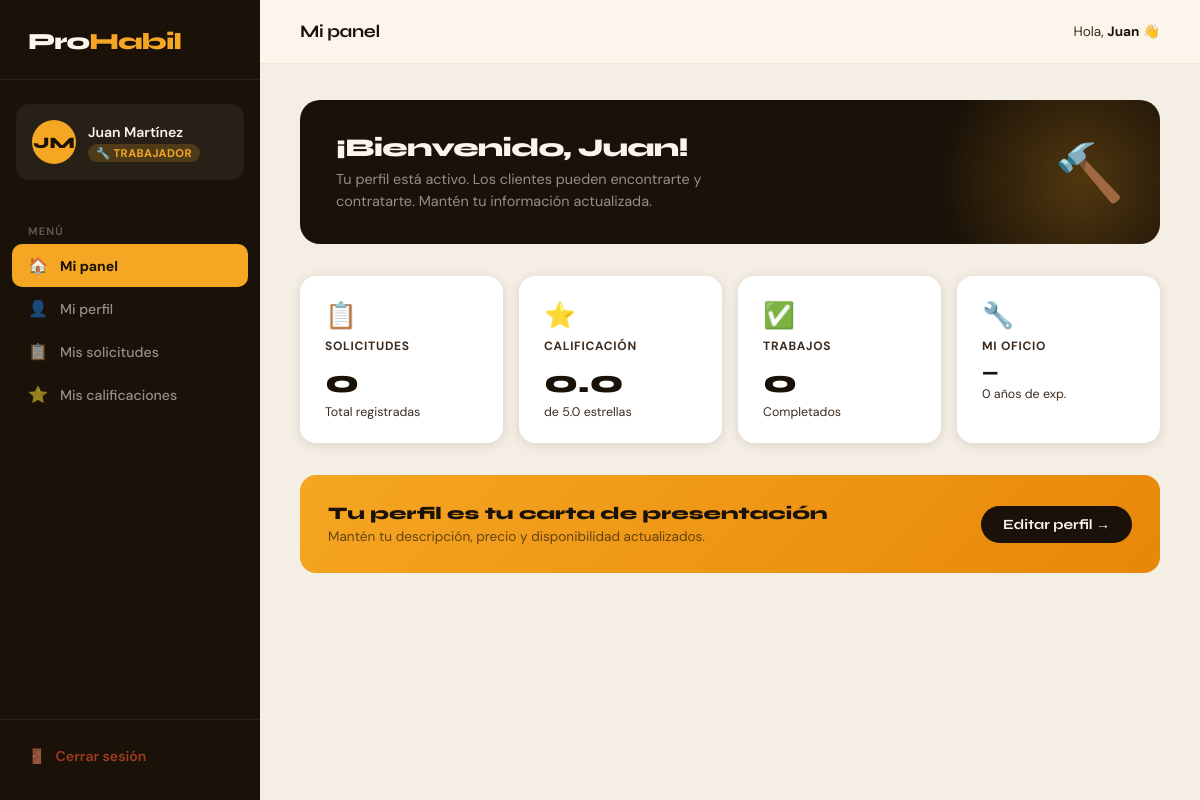
Page /dashboard.php (signed in) on the committed database.
### tables this page shows
CREATE TABLE IF NOT EXISTS usuarios (
  id INT AUTO_INCREMENT PRIMARY KEY,
  tipo ENUM('cliente','trabajador') NOT NULL,
  nombre VARCHAR(100) NOT NULL,
  apellido_paterno VARCHAR(100) NOT NULL,
  apellido_materno VARCHAR(100),
  telefono VARCHAR(15) NOT NULL,
  correo VARCHAR(150) NOT NULL UNIQUE,
  contrasena VARCHAR(255) NOT NULL,   
  foto_perfil VARCHAR(255) DEFAULT NULL,
  colonia VARCHAR(150),
  direccion TEXT,
  fecha_nacimiento DATE,
  genero ENUM('masculino','femenino','otro','prefiero_no_decir'),
  activo TINYINT(1) DEFAULT 1,
  verificado TINYINT(1) DEFAULT 0,
  token_verificacion VARCHAR(64) DEFAULT NULL,
  ultimo_login TIMESTAMP NULL,
  created_at TIMESTAMP DEFAULT CURRENT_TIMESTAMP,
  updated_at TIMESTAMP DEFAULT CURRENT_TIMESTAMP ON UPDATE CURRENT_TIMESTAMP,
  INDEX idx_correo (correo),
  INDEX idx_tipo (tipo)
);

### php/config.php (called while the page is built, shortened)
<?php
function db(): PDO {
    static $pdo = null;
    if ($pdo === null) {
        $dsn = sprintf('mysql:host=%s;dbname=%s;charset=%s', DB_HOST, DB_NAME, DB_CHARSET);
        $pdo = new PDO($dsn, DB_USER, DB_PASS, [
            PDO::ATTR_ERRMODE            => PDO::ERRMODE_EXCEPTION,
            PDO::ATTR_DEFAULT_FETCH_MODE => PDO::FETCH_ASSOC,
            PDO::ATTR_EMULATE_PREPARES   => false,
        ]);
    }
    return $pdo;
}

### dashboard.php (the view, shortened to what this page needs)
<?php
require_once __DIR__ . '/php/config.php';
$usuario_id   = $_SESSION['usuario_id'];
$usuario_tipo = $_SESSION['usuario_tipo'];
$stmt = db()->prepare('
    SELECT u.*,
           o.nombre AS oficio_nombre, o.icono AS oficio_icono,
           t.id AS trabajador_id, t.descripcion, t.años_experiencia,
           t.precio_hora, t.precio_dia, t.disponible,
           t.calificacion_promedio, t.total_trabajos
    FROM usuarios u
    LEFT JOIN trabajadores t ON t.usuario_id = u.id
    LEFT JOIN oficios o ON o.id = t.oficio_id
    WHERE u.id = ?
');
$stmt->execute([$usuario_id]);
$user = $stmt->fetch();
if ($usuario_tipo === 'cliente') {
    $stmt2 = db()->prepare('SELECT COUNT(*) FROM solicitudes WHERE cliente_id = ?');
} else {
    $stmt2 = db()->prepare('SELECT COUNT(*) FROM solicitudes s JOIN trabajadores t ON s.trabajador_id = t.id WHERE t.usuario_id = ?');
}
$stmt2->execute([$usuario_id]);
$total_solicitudes = $stmt2->fetchColumn();
$nombre_completo = $user['nombre'] . ' ' . $user['apellido_paterno'];
$iniciales = strtoupper(mb_substr($user['nombre'],0,1) . mb_substr($user['apellido_paterno'],0,1));
?>
<!DOCTYPE html>
<html lang="es">
<head>
</head>
<body>
<aside class="sidebar">
  <div class="sidebar-logo">Pro<span>Habil</span></div>
  <div class="sidebar-profile">
    <div class="avatar"><?= htmlspecialchars($iniciales) ?></div>
    <div class="profile-info">
      <div class="name"><?= htmlspecialchars($nombre_completo) ?></div>
      <span class="badge badge-<?= $usuario_tipo ?>">
        <?= $usuario_tipo === 'cliente' ? '👤 Cliente' : '🔧 Trabajador' ?>
      </span>
    </div>
  </div>
  <nav class="sidebar-nav">
    <div class="nav-section-label">Menú</div>
    <button class="nav-item active" onclick="showSection('inicio')">
      <span class="ni-icon">🏠</span> Mi panel
    </button>
    <button class="nav-item" onclick="showSection('perfil')">
      <span class="ni-icon">👤</span> Mi perfil
    </button>
    <button class="nav-item" onclick="showSection('solicitudes')">
      <span class="ni-icon">📋</span> Mis solicitudes
    </button>
    <?php if ($usuario_tipo === 'trabajador'): ?>
    <button class="nav-item" onclick="showSection('calificaciones')">
      <span class="ni-icon">⭐</span> Mis calificaciones
    </button>
    <?php endif; ?>
  </nav>
  <div class="sidebar-footer">
    <button class="btn-logout" onclick="cerrarSesion()">
      <span>🚪</span> Cerrar sesión
    </button>
  </div>
</aside>
<main class="main">
  <div class="topbar">
    <div class="topbar-title" id="topbarTitle">Mi panel</div>
    <div class="topbar-right">
      <span class="topbar-greeting">Hola, <strong><?= htmlspecialchars($user['nombre']) ?></strong> 👋</span>
    </div>
  </div>
  <div class="content">
    <div id="sec-inicio">
      <div class="welcome-banner">
        <div class="wb-text">
          <h2>¡Bienvenido, <?= htmlspecialchars($user['nombre']) ?>!</h2>
          <p>
            <?php if ($usuario_tipo === 'cliente'): ?>
              Encuentra al profesional ideal para tu proyecto en Irapuato. Explora los oficios disponibles y contacta directamente.
            <?php else: ?>
              Tu perfil está activo. Los clientes pueden encontrarte y contratarte. Mantén tu información actualizada.
            <?php endif; ?>
          </p>
        </div>
        <div class="wb-icon">
          <?= $usuario_tipo === 'cliente' ? '🏡' : ($user['oficio_icono'] ?? '🔨') ?>
        </div>
      </div>
      <div class="stats-row">
        <div class="stat-card">
          <div class="sc-icon">📋</div>
          <div class="sc-label">Solicitudes</div>
          <div class="sc-value"><?= $total_solicitudes ?></div>
          <div class="sc-sub">Total registradas</div>
        </div>
        <?php if ($usuario_tipo === 'trabajador'): ?>
        <div class="stat-card">
          <div class="sc-icon">⭐</div>
          <div class="sc-label">Calificación</div>
          <div class="sc-value"><?= number_format($user['calificacion_promedio'] ?? 0, 1) ?></div>
          <div class="sc-sub">de 5.0 estrellas</div>
        </div>
        <div class="stat-card">
          <div class="sc-icon">✅</div>
          <div class="sc-label">Trabajos</div>
          <div class="sc-value"><?= $user['total_trabajos'] ?? 0 ?></div>
          <div class="sc-sub">Completados</div>
        </div>
        <div class="stat-card">
          <div class="sc-icon"><?= $user['oficio_icono'] ?? '🔧' ?></div>
          <div class="sc-label">Mi oficio</div>
          <div class="sc-value" style="font-size:1.1rem;margin-top:4px"><?= htmlspecialchars($user['oficio_nombre'] ?? '—') ?></div>
          <div class="sc-sub"><?= $user['años_experiencia'] ?? 0 ?> años de exp.</div>
        </div>
        <?php endif; ?>
      </div>
      <?php if ($usuario_tipo === 'cliente'): ?>
      <div class="cta-card">
        <div>
          <h3>¿Necesitas un profesional hoy?</h3>
          <p>Explora albañiles, electricistas, plomeros y más oficios disponibles.</p>
        </div>
        <button class="btn-cta" onclick="showSection('buscar')">Ver trabajadores →</button>
      </div>
      <?php else: ?>
      <div class="cta-card">
        <div>
          <h3>Tu perfil es tu carta de presentación</h3>
          <p>Mantén tu descripción, precio y disponibilidad actualizados.</p>
        </div>
        <button class="btn-cta" onclick="showSection('perfil')">Editar perfil →</button>
      </div>
      <?php endif; ?>
    </div>
  </div>
</main>
</body>
</html>

### rows in the picture
usuarios: iniciales "JM", nombre_completo "Juan Martínez", nombre "Juan"

### other values in the picture
$user['oficio_icono'] "🔨"
$total_solicitudes "0"
$user['calificacion_promedio'] "0.0"
$user['total_trabajos'] "0"
$user['oficio_icono'] "🔧"
$user['oficio_nombre'] "—"
$user['años_experiencia'] "0"
